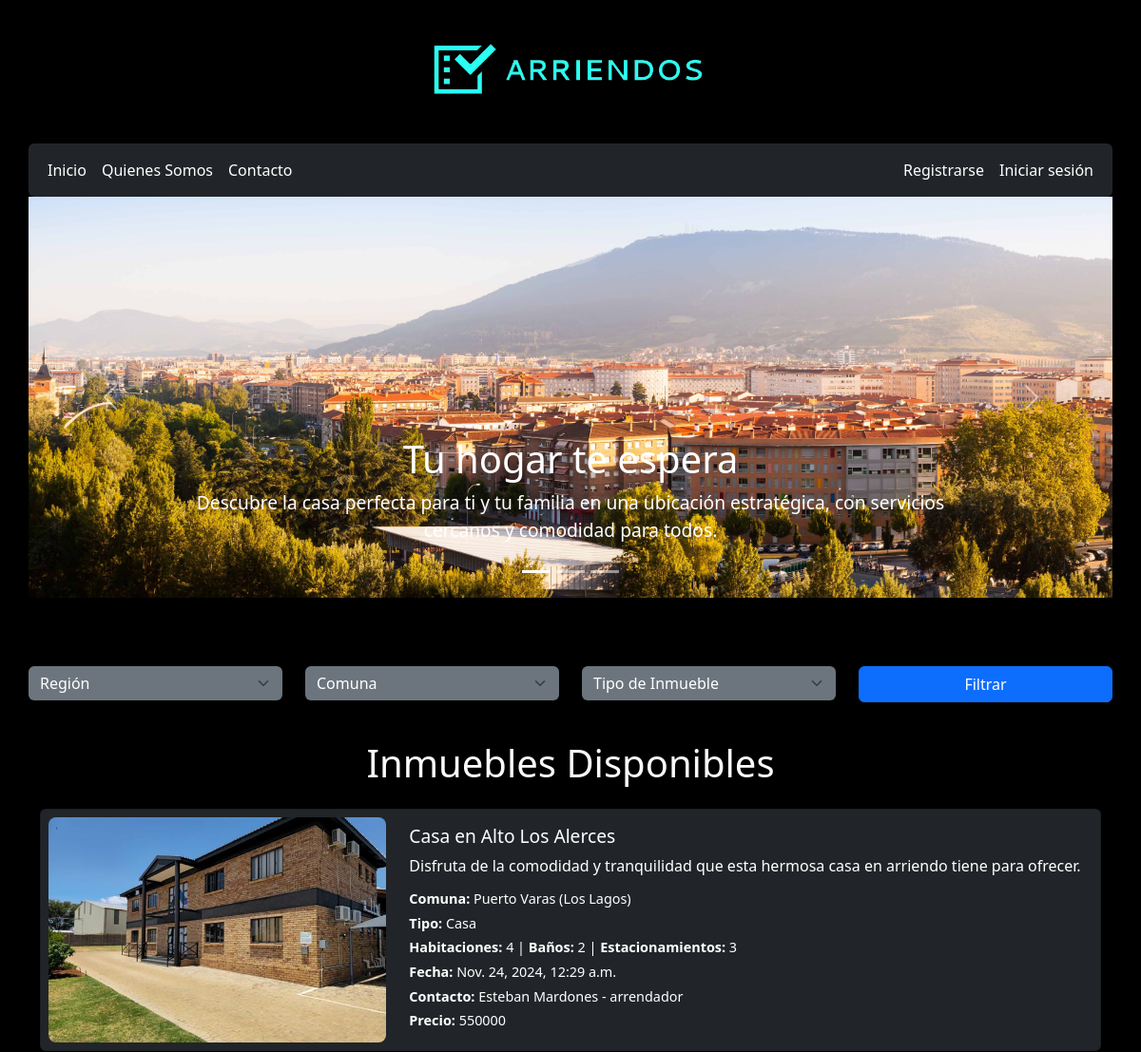
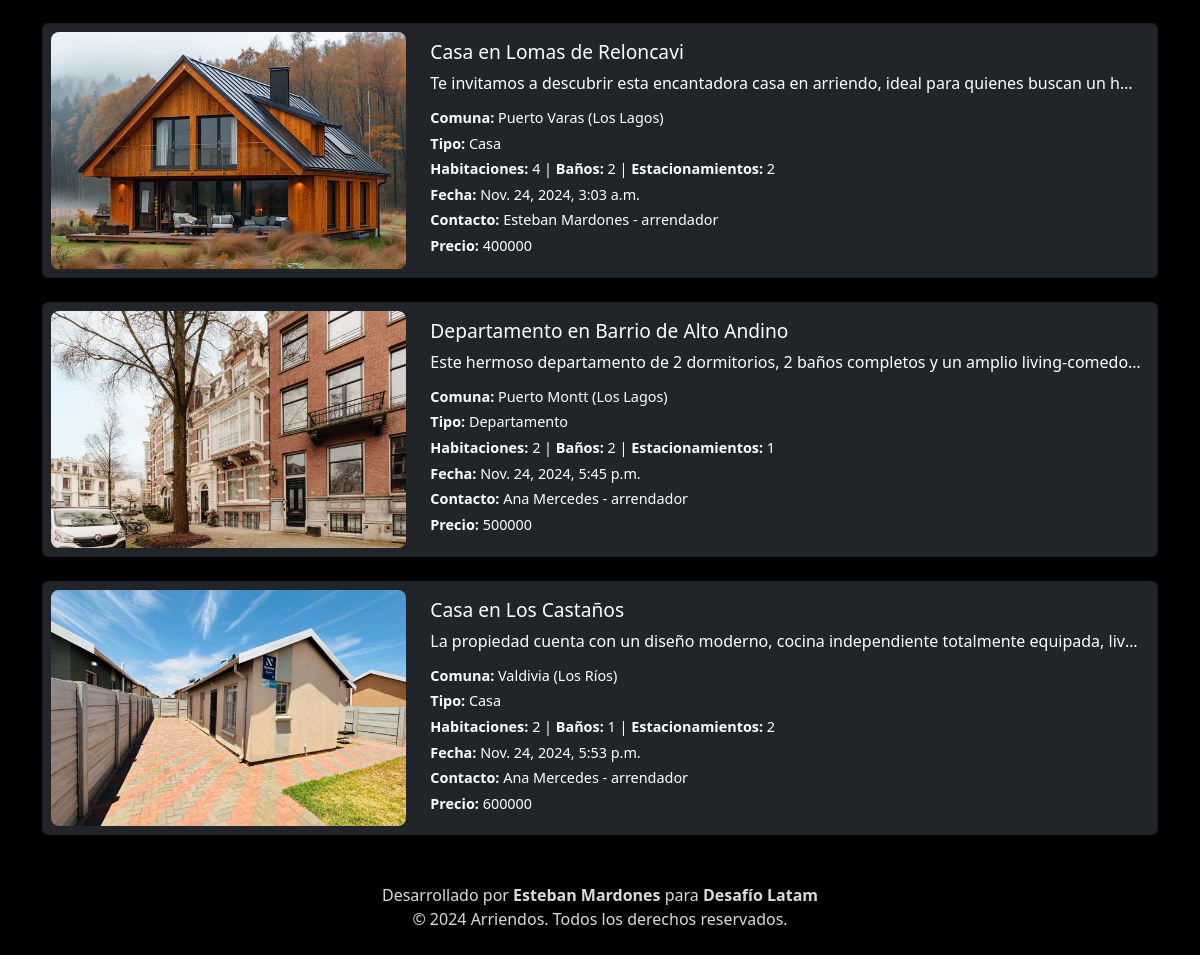
The page / on the database its author committed (2 pictures, top to bottom).
### gestion_inmuebles/models.py (models this page shows, shortened)
class Inmueble(models.Model):
    propietario = models.ForeignKey(PerfilUsuario, on_delete=models.CASCADE, related_name='propiedades')
    tipo_inmueble = models.ForeignKey(TipoInmueble, on_delete=models.CASCADE)
    comuna = models.ForeignKey(Comuna, on_delete=models.CASCADE)
    region = models.ForeignKey(Region, on_delete=models.CASCADE)
    nombre_inmueble = models.CharField(max_length=100)
    descripcion = models.CharField(max_length=200)
    m2_construido = models.FloatField()
    numero_banos = models.IntegerField(default=0)
    numero_hab = models.IntegerField(default=0)
    direccion = models.CharField(max_length=200)
    numero_estacionam = models.IntegerField(default=0)
    fecha_publicacion = models.DateTimeField(auto_now_add=True)
    image = models.ImageField(upload_to='images/', null=True, blank=True)
    precio = models.IntegerField(default=0)

class Comuna(models.Model):
    comuna = models.CharField(max_length=100)
    region = models.ForeignKey(Region, on_delete=models.CASCADE)
    def __str__(self):
        return f"{self.comuna} ({self.region.region})"

class Region(models.Model):
    region = models.CharField(max_length=100)

class TipoInmueble(models.Model):
    tipo_inmueble = models.CharField(
        max_length=20,
        choices=[
            ('Casa', 'Casa'),
            ('Departamento', 'Departamento'),
            ('Parcela', 'Parcela'),
        ]
    )
    def __str__(self):
        return self.tipo_inmueble

class PerfilUsuario(models.Model):
    user = models.OneToOneField(User, on_delete=models.CASCADE)
    tipo_usuario = models.ForeignKey(TipoUsuario, on_delete=models.CASCADE)
    nombre = models.CharField(max_length=50)
    apellido = models.CharField(max_length=50)
    rut = models.CharField(max_length=12)
    direccion = models.CharField(max_length=200)
    telefono = models.CharField(max_length=15)
    correo = models.EmailField()
    def __str__(self):
        return f"{self.nombre} {self.apellido} - {self.tipo_usuario}"

class TipoUsuario(models.Model):
    tipo_usuario = models.CharField(
        max_length=20,
        choices=[
            ('arrendatario', 'Arrendatario'),
            ('arrendador', 'Arrendador'),
        ]
    )
    def __str__(self):
        return self.tipo_usuario

### gestion_inmuebles/views.py (the view)
# urls.py: path('', views.homepage, name='homepage'),
def homepage(request):
    region_filter = request.GET.get('region', None)
    comuna_filter = request.GET.get('comuna', None)
    tipo_inmueble_filter = request.GET.get('tipo_inmueble', None)
    inmuebles = Inmueble.objects.select_related('tipo_inmueble', 'comuna', 'region', 'propietario__user')
    if region_filter:
        inmuebles = inmuebles.filter(region__id=region_filter)
    if comuna_filter:
        inmuebles = inmuebles.filter(comuna__id=comuna_filter)
    if tipo_inmueble_filter:
        inmuebles = inmuebles.filter(tipo_inmueble__id=tipo_inmueble_filter)
    regions = Region.objects.all()
    comunas = Comuna.objects.all()
    tipo_inmuebles = TipoInmueble.objects.all()
    return render(request, 'homepage.html', {
        'inmuebles': inmuebles,
        'regions': regions,
        'comunas': comunas,
        'tipo_inmuebles': tipo_inmuebles
    })

### gestion_inmuebles/templates/homepage.html (shortened to what this page needs)
{% extends 'base.html' %}
{% block content %}
<div id="carouselExampleCaptions" class="carousel slide mb-5">
    <div class="carousel-indicators">
        <button type="button" data-bs-target="#carouselExampleCaptions" data-bs-slide-to="0" class="active" aria-current="true" aria-label="Slide 1"></button>
        <button type="button" data-bs-target="#carouselExampleCaptions" data-bs-slide-to="1" aria-label="Slide 2"></button>
        <button type="button" data-bs-target="#carouselExampleCaptions" data-bs-slide-to="2" aria-label="Slide 3"></button>
    </div>
    <div class="carousel-inner">
        <div class="carousel-item active">
            <img src="media/images/logo3.jpg" class="d-block w-100" alt="Casa en renta 1">
            <div class="carousel-caption d-none d-md-block">
                <h5 style="font-size: 2.5rem;">Tu hogar te espera</h5>
                <p style="font-size: 1.2rem;">Descubre la casa perfecta para ti y tu familia en una ubicación estratégica, con servicios cercanos y comodidad para todos.</p>
            </div>
        </div>
    </div>
    <button class="carousel-control-prev" type="button" data-bs-target="#carouselExampleCaptions" data-bs-slide="prev">
        <span class="carousel-control-prev-icon" aria-hidden="true"></span>
    </button>
    <button class="carousel-control-next" type="button" data-bs-target="#carouselExampleCaptions" data-bs-slide="next">
        <span class="carousel-control-next-icon" aria-hidden="true"></span>
    </button>
</div>
<div class="container py-4  text-white rounded">
  <form method="get" action="{% url 'homepage' %}">
      <div class="row">
          <div class="col-md-3 mb-3">
              <select name="region" id="region" class="form-select bg-secondary text-white border-0">
                  <option value="">Región</option>
              </select>
          </div>
          <div class="col-md-3 mb-3">
              <select name="comuna" id="comuna" class="form-select bg-secondary text-white border-0">
                  <option value="">Comuna</option>
              </select>
          </div>
          <div class="col-md-3 mb-3">
              <select name="tipo_inmueble" id="tipo_inmueble" class="form-select bg-secondary text-white border-0">
                  <option value="">Tipo de Inmueble</option>
              </select>
          </div>
          <div class="col-md-3 d-flex justify-content-center align-items-center mb-3">
              <button type="submit" class="btn btn-primary w-100">Filtrar</button>
          </div>
      </div>
  </form>
</div>
<h1 class="text-light mb-4 text-center">Inmuebles Disponibles</h1>
<div class="container-fluid">
    <div class="row justify-content-center">
        {% for inmueble in inmuebles %}
        <div class="col-12 mb-4">
            <div class="card shadow-sm bg-dark text-white">
                <div class="row g-0">
                    <div class="col-12 col-md-4 p-2">
                        {% if inmueble.image %}
                            <img src="{{ inmueble.image.url }}" alt="{{ inmueble.nombre_inmueble }}" class="img-fluid rounded-3">
                        {% else %}
                            <img src="https://via.placeholder.com/400" alt="No image available" class="img-fluid rounded-3">
                        {% endif %}
                    </div>
                    <div class="col-12 col-md-8 p-3 d-flex flex-column">
                        <h5 class="card-title text-truncate mb-2" style="font-size: 1.2rem;">{{ inmueble.nombre_inmueble }}</h5>
                        <p class="card-text text-truncate mb-2" style="font-size: 1rem;">{{ inmueble.descripcion }}</p>
                        <div class="d-flex justify-content-between align-items-center mt-auto">
                            <p class="mb-1" style="font-size: 0.9rem;">
                                <strong>Comuna:</strong> {{ inmueble.comuna }}
                            </p>
                        </div>
                        <p class="mb-1" style="font-size: 0.9rem;">
                            <strong>Tipo:</strong> {{ inmueble.tipo_inmueble }}
                        </p>
                        <p class="mb-1" style="font-size: 0.9rem;">
                            <strong>Habitaciones:</strong> {{ inmueble.numero_hab }} |
                            <strong>Baños:</strong> {{ inmueble.numero_banos }} |
                            <strong>Estacionamientos:</strong> {{ inmueble.numero_estacionam }}
                        </p>
                        <p class="mb-1" style="font-size: 0.9rem;">
                            <strong>Fecha:</strong> {{ inmueble.fecha_publicacion }}
                        </p>
                        <p class="mb-1" style="font-size: 0.9rem;">
                            <strong>Contacto:</strong> {{ inmueble.propietario }}
                        </p>
                        <p class="mb-1" style="font-size: 0.9rem;">
                            <strong>Precio:</strong> {{ inmueble.precio }}
                        </p>
                    </div>
                </div>
            </div>
        </div>
        {% endfor %}
    </div>
</div>
{% endblock %}

### gestion_inmuebles/templates/base.html (shortened to what this page needs)
<!DOCTYPE html>
{% load static %}
<html lang="en">
  <head>
    <link rel="stylesheet" href="{% static 'css/styles.css' %}">
    <link href="https://cdn.jsdelivr.net/npm/bootstrap@5.3.3/dist/css/bootstrap.min.css" rel="stylesheet">
  </head>
  <body class="custom-body">
    {% include "header.html" %}
  <nav class="container">
     {% include "navbar.html" %}
  </nav>
  <main class="container">
      {% block content %}
      {% endblock %}
  </main>
  {% include "footer.html" %}
  </body>
</html>

### gestion_inmuebles/templates/header.html
<header class="container text-center header-custom">
    <div class="logo">
        <img src="/media/images/logo.png" class="img-fluid" alt="Company Logo">
    </div>
</header>

### gestion_inmuebles/templates/navbar.html (shortened to what this page needs)
<nav class="navbar bg-dark navbar-expand-lg custom-black-navbar rounded" data-bs-theme="dark">
    <div class="container-fluid">
        <div class="collapse navbar-collapse" id="navbarNavAltMarkup">
            <div class="navbar-nav me-auto">
                <a class="nav-link text-white" href="/">Inicio</a>
                <a class="nav-link text-white" href="/acerca">Quienes Somos</a>
                <a class="nav-link text-white" href="/contacto">Contacto</a>
            </div>
            <div class="navbar-nav text-center">
                {% if user.is_authenticated %}
                    <li class="nav-item dropdown">
                        <a class="nav-link dropdown-toggle text-white" href="#" id="navbarDropdown" role="button" data-bs-toggle="dropdown" aria-expanded="false">
                            <i class="fas fa-user mx-1"></i> Hola, {{ user.username }}
                        </a>
                        <ul class="dropdown-menu dropdown-menu-end" aria-labelledby="navbarDropdown">
                            <li>
                                <form action="{% url 'logout' %}" method="post" class="d-inline">
                                    {% csrf_token %}
                                    <button type="submit" class="dropdown-item">Cerrar sesión</button>
                                </form>
                            </li>
                        </ul>
                    </li>
                {% else %}
                    <a class="nav-link text-white" href="/signup">Registrarse</a>
                    <a class="nav-link text-white" href="/login">Iniciar sesión</a>
                {% endif %}
            </div>
        </div>
    </div>
</nav>

### gestion_inmuebles/templates/footer.html
<footer class="container text-center py-4">
    <p class="mb-0">Desarrollado por <strong>Esteban Mardones</strong> para <strong>Desafío Latam</strong></p>
    <p class="mb-0">© 2024 Arriendos. Todos los derechos reservados.</p>
</footer>

### static/css/styles.css (style rules this page uses)
.logo img { max-width: 20rem; height: auto; margin-top: 1rem; margin-bottom: 1rem; }
.container { padding-left: 0 !important; padding-right: 0 !important; }
.custom-body { background-color: #000000 !important; color: rgb(218, 218, 218) !important; }

### rows shown on the page
Inmueble: image (picture), nombre_inmueble "Casa en Alto Los Alerces", descripcion "Disfruta de la comodidad y tranquilidad que esta hermosa casa en arriendo tiene para ofrecer.", comuna "Puerto Varas (Los Lagos)", tipo_inmueble "Casa", numero_hab "4", numero_banos "2", numero_estacionam "3", fecha_publicacion "Nov. 24, 2024, 12:29 a.m.", propietario "Esteban Mardones - arrendador", precio "550000"
Inmueble: image (picture), nombre_inmueble "Casa en Lomas de Reloncavi", descripcion "Te invitamos a descubrir esta encantadora casa en arriendo, ideal para quienes buscan un h…", comuna "Puerto Varas (Los Lagos)", tipo_inmueble "Casa", numero_hab "4", numero_banos "2", numero_estacionam "2", fecha_publicacion "Nov. 24, 2024, 3:03 a.m.", propietario "Esteban Mardones - arrendador", precio "400000"
Inmueble: image (picture), nombre_inmueble "Departamento en Barrio de Alto Andino", descripcion "Este hermoso departamento de 2 dormitorios, 2 baños completos y un amplio living-comedo…", comuna "Puerto Montt (Los Lagos)", tipo_inmueble "Departamento", numero_hab "2", numero_banos "2", numero_estacionam "1", fecha_publicacion "Nov. 24, 2024, 5:45 p.m.", propietario "Ana Mercedes - arrendador", precio "500000"
Inmueble: image (picture), nombre_inmueble "Casa en Los Castaños", descripcion "La propiedad cuenta con un diseño moderno, cocina independiente totalmente equipada, liv…", comuna "Valdivia (Los Ríos)", tipo_inmueble "Casa", numero_hab "2", numero_banos "1", numero_estacionam "2", fecha_publicacion "Nov. 24, 2024, 5:53 p.m.", propietario "Ana Mercedes - arrendador", precio "600000"
